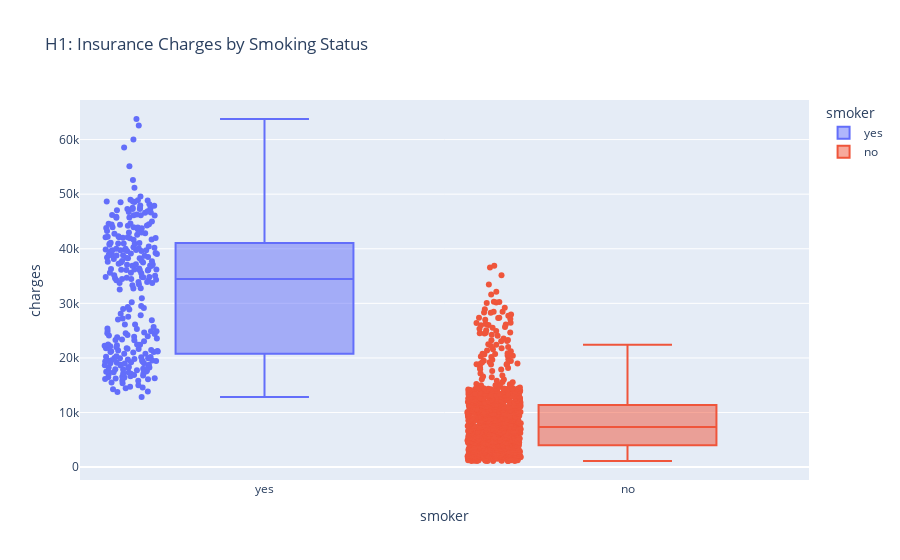

The code cell stored with this chart in its notebook:
### Markdown cell above
## H1: Smoking Status Impact on Charges

### Code cell
fig = px.box(
    df,
    x='smoker',
    y='charges',
    color='smoker',
    title="H1: Insurance Charges by Smoking Status",
    points='all'
)
fig.show()

### Figure 1 — Plotly figure (JSON) as saved in the notebook; plotly's stock layout.template omitted (floating-point values rounded to 4 significant figures; data arrays with more than 128 entries replaced by an {"elided": "..."} marker saying what was removed)
{"data": [{"alignmentgroup": "True", "boxpoints": "all", "hovertemplate": "smoker=%{x}<br>charges=%{y}<extra></extra>", "legendgroup": "yes", "marker": {"color": "#636efa"}, "name": "yes", "notched": false, "offsetgroup": "yes", "orientation": "v", "showlegend": true, "type": "box", "x": {"elided": "274 str values"}, "x0": " ", "xaxis": "x", "y": {"elided": "274 float values"}, "y0": " ", "yaxis": "y"}, {"alignmentgroup": "True", "boxpoints": "all", "hovertemplate": "smoker=%{x}<br>charges=%{y}<extra></extra>", "legendgroup": "no", "marker": {"color": "#EF553B"}, "name": "no", "notched": false, "offsetgroup": "no", "orientation": "v", "showlegend": true, "type": "box", "x": {"elided": "1063 str values"}, "x0": " ", "xaxis": "x", "y": {"elided": "1063 float values"}, "y0": " ", "yaxis": "y"}], "layout": {"boxmode": "overlay", "legend": {"title": {"text": "smoker"}, "tracegroupgap": 0}, "title": {"text": "H1: Insurance Charges by Smoking Status"}, "xaxis": {"anchor": "y", "categoryarray": ["yes", "no"], "categoryorder": "array", "domain": [0, 1], "title": {"text": "smoker"}}, "yaxis": {"anchor": "x", "domain": [0, 1], "title": {"text": "charges"}}}}
